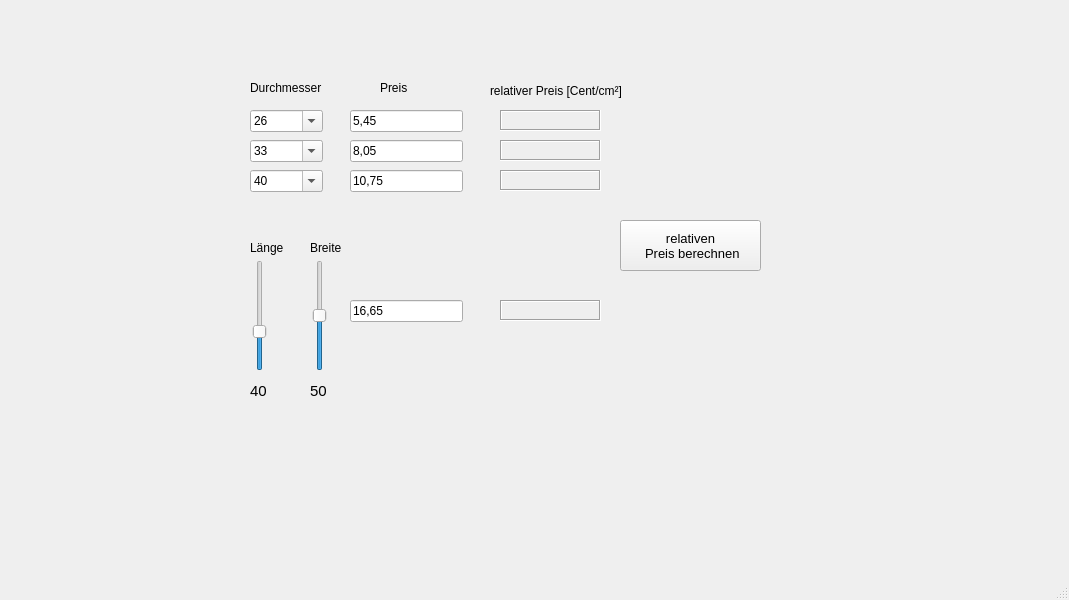
<?xml version="1.0" encoding="UTF-8"?>
<ui version="4.0">
 <class>MainWindow</class>
 <widget class="QMainWindow" name="MainWindow">
  <property name="enabled">
   <bool>true</bool>
  </property>
  <property name="geometry">
   <rect>
    <x>0</x>
    <y>0</y>
    <width>1069</width>
    <height>600</height>
   </rect>
  </property>
  <property name="windowTitle">
   <string>PizzaCalculator</string>
  </property>
  <property name="inputMethodHints">
   <set>Qt::ImhNone</set>
  </property>
  <widget class="QWidget" name="centralwidget">
   <widget class="QComboBox" name="pizzaSize_CB_1">
    <property name="geometry">
     <rect>
      <x>250</x>
      <y>110</y>
      <width>73</width>
      <height>22</height>
     </rect>
    </property>
    <property name="contextMenuPolicy">
     <enum>Qt::DefaultContextMenu</enum>
    </property>
    <property name="editable">
     <bool>true</bool>
    </property>
    <property name="currentText">
     <string>26</string>
    </property>
    <property name="currentIndex">
     <number>0</number>
    </property>
    <item>
     <property name="text">
      <string>26</string>
     </property>
    </item>
    <item>
     <property name="text">
      <string>33</string>
     </property>
    </item>
    <item>
     <property name="text">
      <string>40</string>
     </property>
    </item>
    <item>
     <property name="text">
      <string>45</string>
     </property>
    </item>
   </widget>
   <widget class="QLineEdit" name="pizzaPrice_LI_1">
    <property name="geometry">
     <rect>
      <x>350</x>
      <y>110</y>
      <width>113</width>
      <height>22</height>
     </rect>
    </property>
    <property name="toolTip">
     <string>&lt;html&gt;&lt;head/&gt;&lt;body&gt;&lt;p&gt;Preis der Pizza eingeben&lt;/p&gt;&lt;/body&gt;&lt;/html&gt;</string>
    </property>
    <property name="inputMethodHints">
     <set>Qt::ImhFormattedNumbersOnly</set>
    </property>
    <property name="text">
     <string>5,45</string>
    </property>
    <property name="placeholderText">
     <string>Preis eingeben</string>
    </property>
   </widget>
   <widget class="QLabel" name="label">
    <property name="geometry">
     <rect>
      <x>490</x>
      <y>80</y>
      <width>151</width>
      <height>21</height>
     </rect>
    </property>
    <property name="text">
     <string>relativer Preis [Cent/cm²]</string>
    </property>
   </widget>
   <widget class="QPushButton" name="calculate_PB">
    <property name="geometry">
     <rect>
      <x>620</x>
      <y>220</y>
      <width>141</width>
      <height>51</height>
     </rect>
    </property>
    <property name="font">
     <font>
      <pointsize>10</pointsize>
     </font>
    </property>
    <property name="text">
     <string>relativen 
 Preis berechnen</string>
    </property>
   </widget>
   <widget class="QLabel" name="relativePrice_Out_1">
    <property name="geometry">
     <rect>
      <x>500</x>
      <y>110</y>
      <width>101</width>
      <height>21</height>
     </rect>
    </property>
    <property name="frameShape">
     <enum>QFrame::Box</enum>
    </property>
    <property name="frameShadow">
     <enum>QFrame::Sunken</enum>
    </property>
    <property name="text">
     <string/>
    </property>
   </widget>
   <widget class="QLabel" name="label_2">
    <property name="geometry">
     <rect>
      <x>250</x>
      <y>80</y>
      <width>81</width>
      <height>16</height>
     </rect>
    </property>
    <property name="text">
     <string>Durchmesser</string>
    </property>
   </widget>
   <widget class="QLabel" name="label_3">
    <property name="geometry">
     <rect>
      <x>380</x>
      <y>80</y>
      <width>55</width>
      <height>16</height>
     </rect>
    </property>
    <property name="text">
     <string>Preis</string>
    </property>
   </widget>
   <widget class="QLineEdit" name="pizzaPrice_LI_2">
    <property name="geometry">
     <rect>
      <x>350</x>
      <y>140</y>
      <width>113</width>
      <height>22</height>
     </rect>
    </property>
    <property name="toolTip">
     <string>&lt;html&gt;&lt;head/&gt;&lt;body&gt;&lt;p&gt;Preis der Pizza eingeben&lt;/p&gt;&lt;/body&gt;&lt;/html&gt;</string>
    </property>
    <property name="inputMethodHints">
     <set>Qt::ImhFormattedNumbersOnly</set>
    </property>
    <property name="text">
     <string>8,05</string>
    </property>
    <property name="placeholderText">
     <string>Preis eingeben</string>
    </property>
   </widget>
   <widget class="QLabel" name="relativePrice_Out_2">
    <property name="geometry">
     <rect>
      <x>500</x>
      <y>140</y>
      <width>101</width>
      <height>21</height>
     </rect>
    </property>
    <property name="frameShape">
     <enum>QFrame::Box</enum>
    </property>
    <property name="frameShadow">
     <enum>QFrame::Sunken</enum>
    </property>
    <property name="text">
     <string/>
    </property>
   </widget>
   <widget class="QComboBox" name="pizzaSize_CB_2">
    <property name="geometry">
     <rect>
      <x>250</x>
      <y>140</y>
      <width>73</width>
      <height>22</height>
     </rect>
    </property>
    <property name="contextMenuPolicy">
     <enum>Qt::DefaultContextMenu</enum>
    </property>
    <property name="editable">
     <bool>true</bool>
    </property>
    <property name="currentText">
     <string>33</string>
    </property>
    <property name="currentIndex">
     <number>1</number>
    </property>
    <item>
     <property name="text">
      <string>26</string>
     </property>
    </item>
    <item>
     <property name="text">
      <string>33</string>
     </property>
    </item>
    <item>
     <property name="text">
      <string>40</string>
     </property>
    </item>
    <item>
     <property name="text">
      <string>45</string>
     </property>
    </item>
   </widget>
   <widget class="QLabel" name="relativePrice_Out_3">
    <property name="geometry">
     <rect>
      <x>500</x>
      <y>170</y>
      <width>101</width>
      <height>21</height>
     </rect>
    </property>
    <property name="frameShape">
     <enum>QFrame::Box</enum>
    </property>
    <property name="frameShadow">
     <enum>QFrame::Sunken</enum>
    </property>
    <property name="text">
     <string/>
    </property>
   </widget>
   <widget class="QComboBox" name="pizzaSize_CB_3">
    <property name="geometry">
     <rect>
      <x>250</x>
      <y>170</y>
      <width>73</width>
      <height>22</height>
     </rect>
    </property>
    <property name="contextMenuPolicy">
     <enum>Qt::DefaultContextMenu</enum>
    </property>
    <property name="editable">
     <bool>true</bool>
    </property>
    <property name="currentText">
     <string>40</string>
    </property>
    <property name="currentIndex">
     <number>2</number>
    </property>
    <item>
     <property name="text">
      <string>26</string>
     </property>
    </item>
    <item>
     <property name="text">
      <string>33</string>
     </property>
    </item>
    <item>
     <property name="text">
      <string>40</string>
     </property>
    </item>
    <item>
     <property name="text">
      <string>45</string>
     </property>
    </item>
   </widget>
   <widget class="QLineEdit" name="pizzaPrice_LI_3">
    <property name="geometry">
     <rect>
      <x>350</x>
      <y>170</y>
      <width>113</width>
      <height>22</height>
     </rect>
    </property>
    <property name="toolTip">
     <string>&lt;html&gt;&lt;head/&gt;&lt;body&gt;&lt;p&gt;Preis der Pizza eingeben&lt;/p&gt;&lt;/body&gt;&lt;/html&gt;</string>
    </property>
    <property name="inputMethodHints">
     <set>Qt::ImhFormattedNumbersOnly</set>
    </property>
    <property name="text">
     <string>10,75</string>
    </property>
    <property name="placeholderText">
     <string>Preis eingeben</string>
    </property>
   </widget>
   <widget class="QLabel" name="pizza_round_label">
    <property name="geometry">
     <rect>
      <x>60</x>
      <y>70</y>
      <width>151</width>
      <height>151</height>
     </rect>
    </property>
    <property name="autoFillBackground">
     <bool>false</bool>
    </property>
    <property name="text">
     <string/>
    </property>
    <property name="pixmap">
     <pixmap>.ressources/pizza_round.jpg</pixmap>
    </property>
   </widget>
   <widget class="QLabel" name="pizza_quad_label">
    <property name="geometry">
     <rect>
      <x>0</x>
      <y>250</y>
      <width>231</width>
      <height>121</height>
     </rect>
    </property>
    <property name="text">
     <string/>
    </property>
    <property name="pixmap">
     <pixmap>.ressources/pizza_quad.jpg</pixmap>
    </property>
   </widget>
   <widget class="QSlider" name="length_verticalSlider">
    <property name="geometry">
     <rect>
      <x>250</x>
      <y>260</y>
      <width>20</width>
      <height>111</height>
     </rect>
    </property>
    <property name="minimum">
     <number>20</number>
    </property>
    <property name="maximum">
     <number>80</number>
    </property>
    <property name="singleStep">
     <number>0</number>
    </property>
    <property name="pageStep">
     <number>0</number>
    </property>
    <property name="value">
     <number>40</number>
    </property>
    <property name="sliderPosition">
     <number>40</number>
    </property>
    <property name="orientation">
     <enum>Qt::Vertical</enum>
    </property>
    <property name="tickPosition">
     <enum>QSlider::NoTicks</enum>
    </property>
    <property name="tickInterval">
     <number>0</number>
    </property>
   </widget>
   <widget class="QSlider" name="width_verticalSlider">
    <property name="geometry">
     <rect>
      <x>310</x>
      <y>260</y>
      <width>20</width>
      <height>111</height>
     </rect>
    </property>
    <property name="minimum">
     <number>20</number>
    </property>
    <property name="maximum">
     <number>80</number>
    </property>
    <property name="singleStep">
     <number>5</number>
    </property>
    <property name="pageStep">
     <number>10</number>
    </property>
    <property name="value">
     <number>50</number>
    </property>
    <property name="sliderPosition">
     <number>50</number>
    </property>
    <property name="orientation">
     <enum>Qt::Vertical</enum>
    </property>
    <property name="tickPosition">
     <enum>QSlider::NoTicks</enum>
    </property>
   </widget>
   <widget class="QLabel" name="length_label">
    <property name="geometry">
     <rect>
      <x>250</x>
      <y>380</y>
      <width>21</width>
      <height>21</height>
     </rect>
    </property>
    <property name="font">
     <font>
      <pointsize>11</pointsize>
     </font>
    </property>
    <property name="text">
     <string>40</string>
    </property>
   </widget>
   <widget class="QLabel" name="width_label">
    <property name="geometry">
     <rect>
      <x>310</x>
      <y>380</y>
      <width>21</width>
      <height>21</height>
     </rect>
    </property>
    <property name="font">
     <font>
      <pointsize>11</pointsize>
     </font>
    </property>
    <property name="text">
     <string>50</string>
    </property>
   </widget>
   <widget class="QLabel" name="label_4">
    <property name="geometry">
     <rect>
      <x>250</x>
      <y>240</y>
      <width>41</width>
      <height>16</height>
     </rect>
    </property>
    <property name="text">
     <string>Länge</string>
    </property>
   </widget>
   <widget class="QLabel" name="label_5">
    <property name="geometry">
     <rect>
      <x>310</x>
      <y>240</y>
      <width>41</width>
      <height>16</height>
     </rect>
    </property>
    <property name="text">
     <string>Breite</string>
    </property>
   </widget>
   <widget class="QLineEdit" name="pizzaPrice_LI_4">
    <property name="geometry">
     <rect>
      <x>350</x>
      <y>300</y>
      <width>113</width>
      <height>22</height>
     </rect>
    </property>
    <property name="toolTip">
     <string>&lt;html&gt;&lt;head/&gt;&lt;body&gt;&lt;p&gt;Preis der Pizza eingeben&lt;/p&gt;&lt;/body&gt;&lt;/html&gt;</string>
    </property>
    <property name="inputMethodHints">
     <set>Qt::ImhFormattedNumbersOnly</set>
    </property>
    <property name="text">
     <string>16,65</string>
    </property>
    <property name="placeholderText">
     <string>Preis eingeben</string>
    </property>
   </widget>
   <widget class="QLabel" name="relativePrice_Out_4">
    <property name="geometry">
     <rect>
      <x>500</x>
      <y>300</y>
      <width>101</width>
      <height>21</height>
     </rect>
    </property>
    <property name="frameShape">
     <enum>QFrame::Box</enum>
    </property>
    <property name="frameShadow">
     <enum>QFrame::Sunken</enum>
    </property>
    <property name="text">
     <string/>
    </property>
   </widget>
   <widget class="QLabel" name="relChange_Label_1">
    <property name="geometry">
     <rect>
      <x>630</x>
      <y>140</y>
      <width>55</width>
      <height>16</height>
     </rect>
    </property>
    <property name="text">
     <string/>
    </property>
   </widget>
   <widget class="QLabel" name="relChange_Label_2">
    <property name="geometry">
     <rect>
      <x>630</x>
      <y>170</y>
      <width>55</width>
      <height>16</height>
     </rect>
    </property>
    <property name="text">
     <string/>
    </property>
   </widget>
   <widget class="QLabel" name="relChange_Label_3">
    <property name="geometry">
     <rect>
      <x>630</x>
      <y>300</y>
      <width>55</width>
      <height>16</height>
     </rect>
    </property>
    <property name="text">
     <string/>
    </property>
   </widget>
   <zorder>pizza_round_label</zorder>
   <zorder>pizzaSize_CB_1</zorder>
   <zorder>pizzaPrice_LI_1</zorder>
   <zorder>label</zorder>
   <zorder>calculate_PB</zorder>
   <zorder>relativePrice_Out_1</zorder>
   <zorder>label_2</zorder>
   <zorder>label_3</zorder>
   <zorder>pizzaPrice_LI_2</zorder>
   <zorder>relativePrice_Out_2</zorder>
   <zorder>pizzaSize_CB_2</zorder>
   <zorder>relativePrice_Out_3</zorder>
   <zorder>pizzaSize_CB_3</zorder>
   <zorder>pizzaPrice_LI_3</zorder>
   <zorder>pizza_quad_label</zorder>
   <zorder>length_verticalSlider</zorder>
   <zorder>width_verticalSlider</zorder>
   <zorder>length_label</zorder>
   <zorder>width_label</zorder>
   <zorder>label_4</zorder>
   <zorder>label_5</zorder>
   <zorder>pizzaPrice_LI_4</zorder>
   <zorder>relativePrice_Out_4</zorder>
   <zorder>relChange_Label_1</zorder>
   <zorder>relChange_Label_2</zorder>
   <zorder>relChange_Label_3</zorder>
  </widget>
  <widget class="QMenuBar" name="menubar">
   <property name="geometry">
    <rect>
     <x>0</x>
     <y>0</y>
     <width>1069</width>
     <height>26</height>
    </rect>
   </property>
  </widget>
  <widget class="QStatusBar" name="statusbar"/>
 </widget>
 <resources/>
 <connections/>
</ui>
